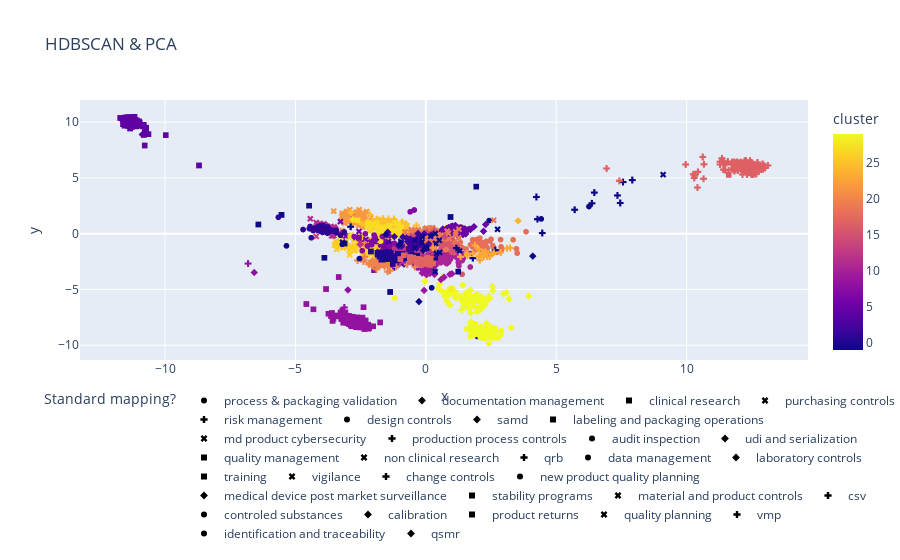

The code cell stored with this chart in its notebook:
### Code cell
fig = px.scatter(
    embeddings_df,
    y="y",
    x="x",
    color=CLUSTER,
    symbol=TARGET,
    hover_data=[TARGET],
    title="HDBSCAN & PCA"
)
fig.update_layout(uniformtext_mode="hide")
fig.update_layout(legend_orientation="h")
fig.show();
